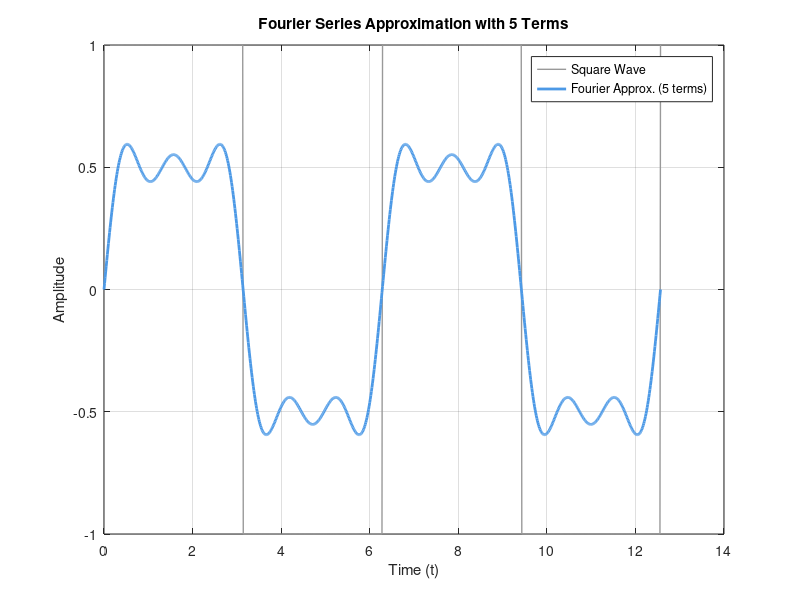
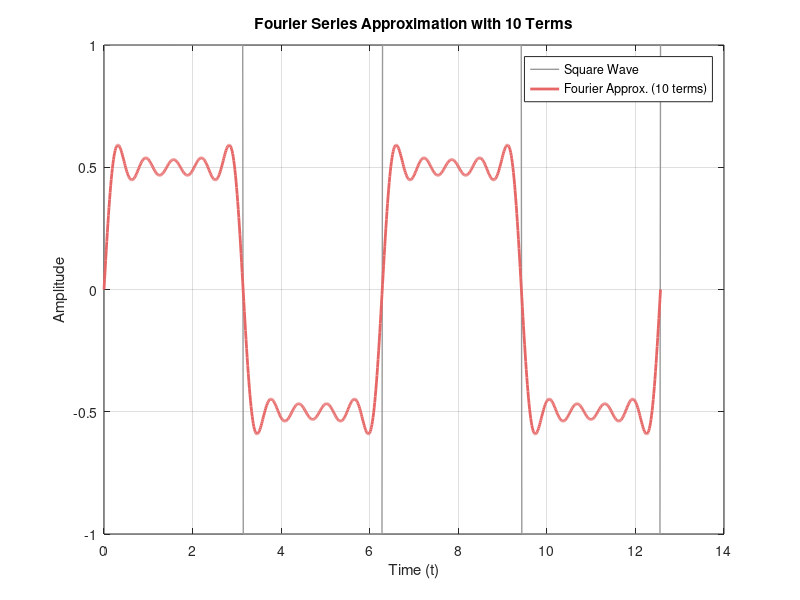
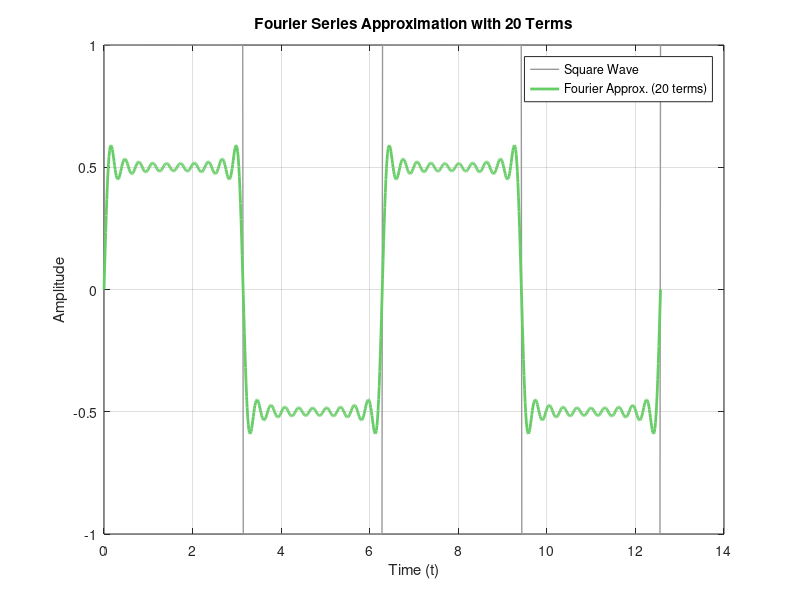

These figures' MATLAB source, in order:
T = 2 * pi;
t = linspace(0, 2*T, 1000);

a0 = (1/T) * integral(@(t) (1 * (mod(t, T) < pi)) + (-1 * (mod(t, T) >= pi)), 0, T);

num_terms_list = [5, 10, 20];
x = @(t) (1 * (mod(t, T) < pi)) + (-1 * (mod(t, T) >= pi));

colors = {[0.3, 0.6, 0.9], [0.9, 0.4, 0.4], [0.4, 0.8, 0.4]};
input_color = [0.6, 0.6, 0.6];

for idx = 1:length(num_terms_list)
    num_terms = num_terms_list(idx);
    n = 1:num_terms;
    an = zeros(size(n));
    bn = zeros(size(n));

    for k = n
        an(k) = (1/T) * integral(@(t) ((1 * (mod(t, T) < pi)) + (-1 * (mod(t, T) >= pi))) .* cos(k * (2*pi/T) * t), 0, T);
        bn(k) = (1/T) * integral(@(t) ((1 * (mod(t, T) < pi)) + (-1 * (mod(t, T) >= pi))) .* sin(k * (2*pi/T) * t), 0, T);
    end

    x_approx = a0 / 2 * ones(size(t));

    for k = n
        x_approx = x_approx + an(k) * cos(k * (2*pi/T) * t) + bn(k) * sin(k * (2*pi/T) * t);
    end

    figure;
    plot(t, x(t), 'Color', input_color, 'LineWidth', 1, 'DisplayName', 'Square Wave');
    hold on;
    plot(t, x_approx, 'Color', colors{idx}, 'LineWidth', 2, 'DisplayName', sprintf('Fourier Approx. (%d terms)', num_terms));
    title(sprintf('Fourier Series Approximation with %d Terms', num_terms));
    xlabel('Time (t)');
    ylabel('Amplitude');
    legend show;
    grid on;
    hold off;
end
